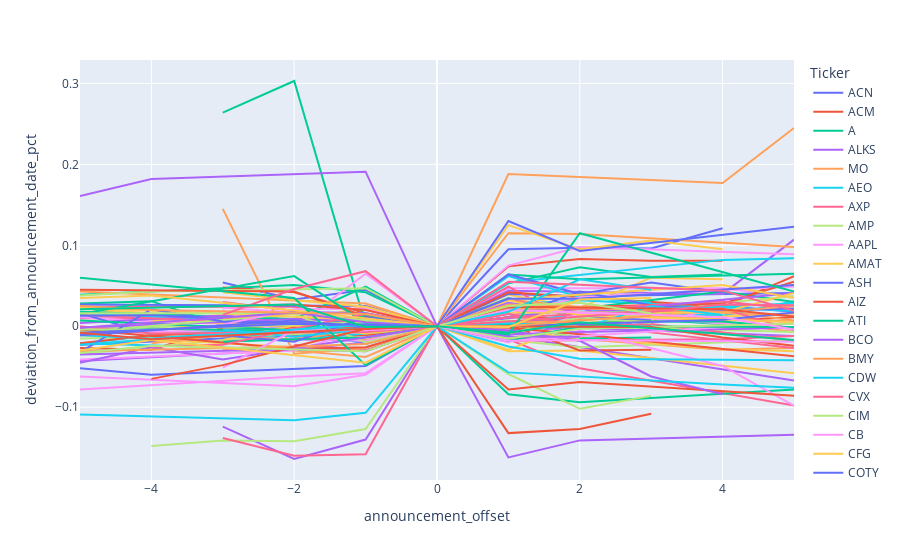

Here is the notebook cell this chart was saved with:
### Code cell
# 5 day chart

stock_data_5day = stock_data_merged.loc[stock_data_merged['within_5_days'] == 1,]
stock_data_5day.head(50)
fig = px.line(stock_data_5day, x="announcement_offset", y="deviation_from_announcement_date_pct", color='Ticker')
fig.show()
